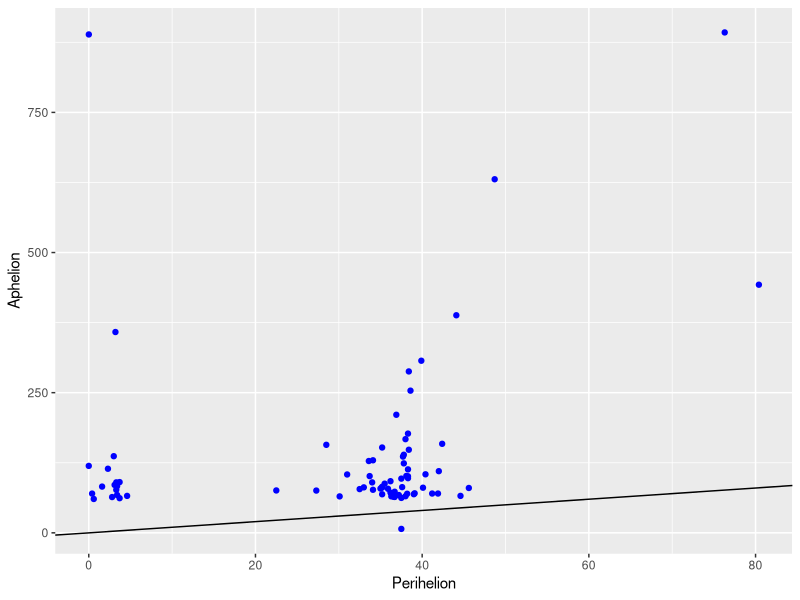
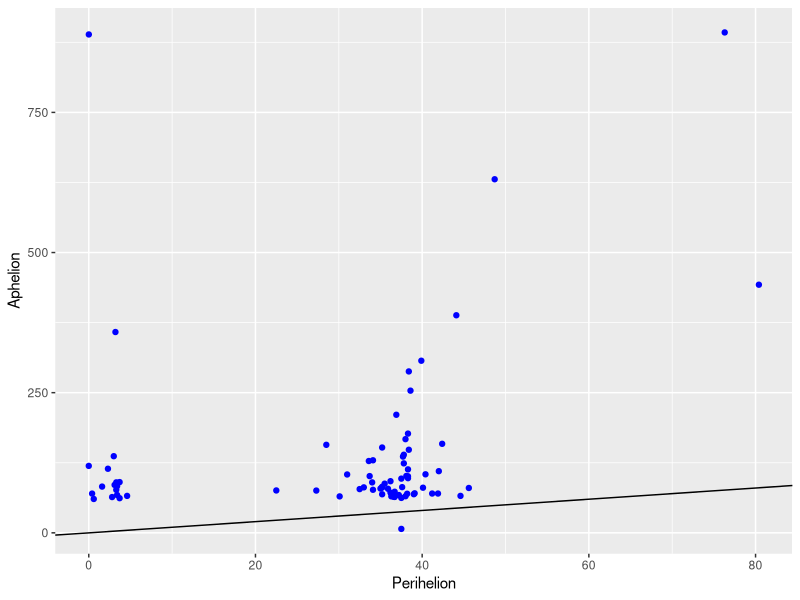

R code for these plots, in order:
## Libraries

library(tidyverse)

sol_dist_obj <- read_csv("data/most_distant_solar_system_objects.csv")

View(sol_dist_obj)

## Remove unneeded columns and rows

sol_dist_obj <- sol_dist_obj[-c(1,91), c(1,5,6,7,8)]


## Also clean using bash 
## sed s/"(for comparison)"/""/ data/most_distant_solar_system_objects.csv 
## > data/obj2.csv

## Filter "∞Hyperbolic" out

sol_dist_obj <- sol_dist_obj %>% filter(Aphelion!="∞Hyperbolic")

## Did not work

## Remove by row sl

sol_dist_obj <- sol_dist_obj[-c(2,4,5,7),]

sol_dist_obj[1,5] <- NA

## Convert to numeric

sol_dist_obj <- cbind(sol_dist_obj[1], lapply(sol_dist_obj[2:5], as.numeric))

str(sol_dist_obj)

sol_dist_obj <- as_tibble(sol_dist_obj)

sol_dist_obj %>% ggplot(aes(Perihelion, Aphelion))+
  geom_point(color="blue")+
  geom_abline(intercept = 0, slope = 1)

# Just a check

sol_dist_obj %>% filter(Perihelion > Aphelion)

ggsave("random_analysis/output/corr.png")
